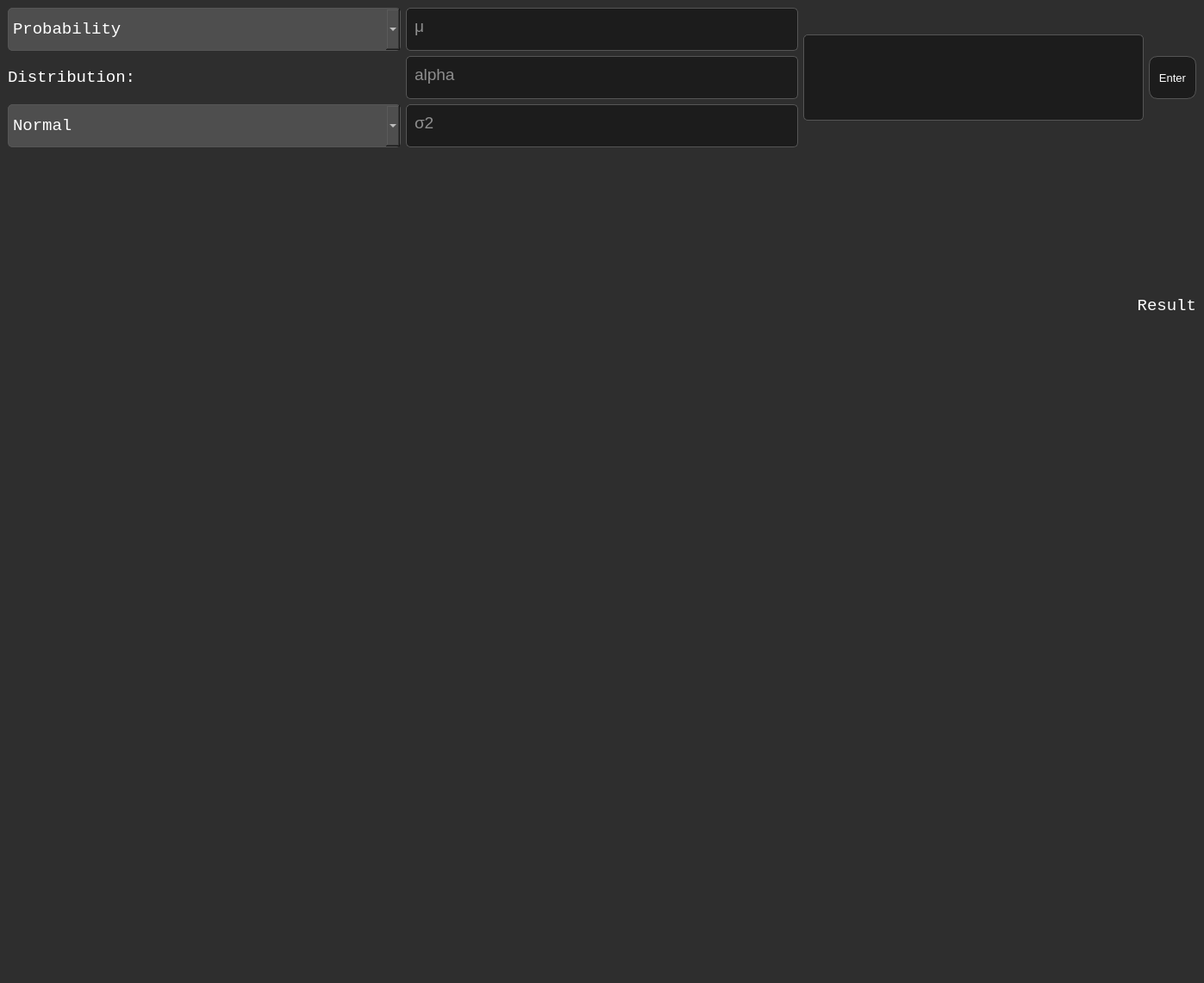
<?xml version="1.0" encoding="UTF-8"?>
<ui version="4.0">
 <class>Ui_Prob_and_Stat</class>
 <widget class="QMainWindow" name="Ui_Prob_and_Stat">
  <property name="geometry">
   <rect>
    <x>0</x>
    <y>0</y>
    <width>1397</width>
    <height>1141</height>
   </rect>
  </property>
  <property name="minimumSize">
   <size>
    <width>800</width>
    <height>600</height>
   </size>
  </property>
  <property name="windowTitle">
   <string>Ui_Prob_and_Stat</string>
  </property>
  <property name="windowOpacity">
   <double>1.000000000000000</double>
  </property>
  <property name="styleSheet">
   <string notr="true">background-color: #2E2E2E;</string>
  </property>
  <widget class="QWidget" name="centralwidget">
   <property name="styleSheet">
    <string notr="true">        QWidget#centralwidget {
            background-color: #2E2E2E;
        }</string>
   </property>
   <layout class="QVBoxLayout" name="verticalLayout_3">
    <item>
     <layout class="QVBoxLayout" name="verticalLayout" stretch="1,3,5">
      <item>
       <layout class="QHBoxLayout" name="horizontalLayout">
        <item>
         <layout class="QVBoxLayout" name="verticalLayout_2">
          <item>
           <widget class="QComboBox" name="comboBox">
            <property name="minimumSize">
             <size>
              <width>0</width>
              <height>50</height>
             </size>
            </property>
            <property name="font">
             <font>
              <family>Courier New</family>
              <pointsize>14</pointsize>
             </font>
            </property>
            <property name="styleSheet">
             <string notr="true">QComboBox {
            background-color: #4E4E4E;
            font-family: 'Courier New', Courier, monospace;
            color: #FFFFFF;
            border: 1px solid #555555;
            border-radius: 5px;
            padding: 5px;
        }
        QComboBox#comboBox {
        font-family: 'Courier New', Courier, monospace;
        width: 330px;
        }
QComboBox QAbstractItemView {
            font-family: 'Courier New', Courier, monospace;
            background-color: #4E4E4E;
            selection-background-color: #5E5E5E;
            color: #FFFFFF;
        }</string>
            </property>
            <item>
             <property name="text">
              <string>Probability</string>
             </property>
            </item>
            <item>
             <property name="text">
              <string>Expected value</string>
             </property>
            </item>
            <item>
             <property name="text">
              <string>Entropy</string>
             </property>
            </item>
            <item>
             <property name="text">
              <string>Variancia</string>
             </property>
            </item>
            <item>
             <property name="text">
              <string>Density function</string>
             </property>
            </item>
            <item>
             <property name="text">
              <string>T test</string>
             </property>
            </item>
            <item>
             <property name="text">
              <string>U test</string>
             </property>
            </item>
           </widget>
          </item>
          <item>
           <widget class="QLabel" name="label">
            <property name="sizePolicy">
             <sizepolicy hsizetype="Expanding" vsizetype="Fixed">
              <horstretch>0</horstretch>
              <verstretch>0</verstretch>
             </sizepolicy>
            </property>
            <property name="minimumSize">
             <size>
              <width>0</width>
              <height>50</height>
             </size>
            </property>
            <property name="font">
             <font>
              <family>Courier New</family>
              <pointsize>14</pointsize>
             </font>
            </property>
            <property name="styleSheet">
             <string notr="true">        QLabel {
            color: #FFFFFF;
            font-family: 'Courier New', Courier, monospace; /* Monospaced font */
        }</string>
            </property>
            <property name="text">
             <string>Distribution:</string>
            </property>
           </widget>
          </item>
          <item>
           <widget class="QComboBox" name="comboBox_2">
            <property name="minimumSize">
             <size>
              <width>0</width>
              <height>50</height>
             </size>
            </property>
            <property name="font">
             <font>
              <family>Courier New</family>
              <pointsize>14</pointsize>
             </font>
            </property>
            <property name="styleSheet">
             <string notr="true">QComboBox {
            background-color: #4E4E4E;
            font-family: 'Courier New', Courier, monospace;
            color: #FFFFFF;
            border: 1px solid #555555;
            border-radius: 5px;
            padding: 5px;
        }
        QComboBox#comboBox {
        font-family: 'Courier New', Courier, monospace;
        width: 330px;
        }
QComboBox QAbstractItemView {
            font-family: 'Courier New', Courier, monospace;
            background-color: #4E4E4E;
            selection-background-color: #5E5E5E;
            color: #FFFFFF;
        }</string>
            </property>
            <item>
             <property name="text">
              <string>Normal</string>
             </property>
            </item>
            <item>
             <property name="text">
              <string>Geometriai</string>
             </property>
            </item>
            <item>
             <property name="text">
              <string>Poisson</string>
             </property>
            </item>
            <item>
             <property name="text">
              <string>Logaritmikus</string>
             </property>
            </item>
            <item>
             <property name="text">
              <string>Erlang</string>
             </property>
            </item>
            <item>
             <property name="text">
              <string>Pareto</string>
             </property>
            </item>
           </widget>
          </item>
         </layout>
        </item>
        <item>
         <layout class="QVBoxLayout" name="verticalLayout_4">
          <item>
           <widget class="QTextEdit" name="mu">
            <property name="minimumSize">
             <size>
              <width>0</width>
              <height>50</height>
             </size>
            </property>
            <property name="styleSheet">
             <string notr="true">        QTextEdit{
            background-color: #1C1C1C;
            font-size: 14pt;
            font-family: 'Courier New', Courier, monospace; /* Monospaced font */
            color: #FFFFFF;
            border: 1px solid #555555;
            border-radius: 5px;
            padding: 5px;
        }</string>
            </property>
            <property name="placeholderText">
             <string>μ</string>
            </property>
           </widget>
          </item>
          <item>
           <widget class="QTextEdit" name="alpha">
            <property name="minimumSize">
             <size>
              <width>0</width>
              <height>50</height>
             </size>
            </property>
            <property name="styleSheet">
             <string notr="true">        QTextEdit{
            background-color: #1C1C1C;
            font-size: 14pt;
            font-family: 'Courier New', Courier, monospace; /* Monospaced font */
            color: #FFFFFF;
            border: 1px solid #555555;
            border-radius: 5px;
            padding: 5px;
        }</string>
            </property>
            <property name="placeholderText">
             <string>alpha</string>
            </property>
           </widget>
          </item>
          <item>
           <widget class="QTextEdit" name="sigma">
            <property name="minimumSize">
             <size>
              <width>0</width>
              <height>50</height>
             </size>
            </property>
            <property name="styleSheet">
             <string notr="true">        QTextEdit{
            background-color: #1C1C1C;
            font-size: 14pt;
            font-family: 'Courier New', Courier, monospace; /* Monospaced font */
            color: #FFFFFF;
            border: 1px solid #555555;
            border-radius: 5px;
            padding: 5px;
        }</string>
            </property>
            <property name="placeholderText">
             <string>σ2</string>
            </property>
           </widget>
          </item>
         </layout>
        </item>
        <item>
         <layout class="QHBoxLayout" name="horizontalLayout_2">
          <item>
           <widget class="QTextEdit" name="lineEdit_2">
            <property name="minimumSize">
             <size>
              <width>0</width>
              <height>50</height>
             </size>
            </property>
            <property name="maximumSize">
             <size>
              <width>16777215</width>
              <height>100</height>
             </size>
            </property>
            <property name="styleSheet">
             <string notr="true">        QTextEdit{
            background-color: #1C1C1C;
            font-size: 14pt;
            font-family: 'Courier New', Courier, monospace; /* Monospaced font */
            color: #FFFFFF;
            border: 1px solid #555555;
            border-radius: 5px;
            padding: 5px;
        }</string>
            </property>
           </widget>
          </item>
          <item>
           <widget class="QPushButton" name="pushButton">
            <property name="minimumSize">
             <size>
              <width>0</width>
              <height>50</height>
             </size>
            </property>
            <property name="styleSheet">
             <string notr="true">        QPushButton {
            background-color: #1C1C1C;
            font-size: 10pt;
            font-family: 'Courier New', Courier, monospace; /* Monospaced font */
            color: #FFFFFF;
            border: 1px solid #555555;
            border-radius: 10px;
            padding: 10px;
        }

        QPushButton:hover {
            background-color: #5E5E5E;
        }
        QComboBox QAbstractItemView {
            background-color: #4E4E4E;
            selection-background-color: #5E5E5E;
            color: #FFFFFF;
        }
        QPushButton:pressed {
            background-color: #6E6E6E;
        }</string>
            </property>
            <property name="text">
             <string>Enter</string>
            </property>
           </widget>
          </item>
         </layout>
        </item>
       </layout>
      </item>
      <item>
       <widget class="QLabel" name="label_2">
        <property name="sizePolicy">
         <sizepolicy hsizetype="MinimumExpanding" vsizetype="Expanding">
          <horstretch>0</horstretch>
          <verstretch>0</verstretch>
         </sizepolicy>
        </property>
        <property name="minimumSize">
         <size>
          <width>0</width>
          <height>0</height>
         </size>
        </property>
        <property name="font">
         <font>
          <family>Courier New</family>
          <pointsize>14</pointsize>
         </font>
        </property>
        <property name="styleSheet">
         <string notr="true">        QLabel {
            color: #FFFFFF;
            font-family: 'Courier New', Courier, monospace; /* Monospaced font */
        }</string>
        </property>
        <property name="text">
         <string>Result</string>
        </property>
        <property name="alignment">
         <set>Qt::AlignRight|Qt::AlignTrailing|Qt::AlignVCenter</set>
        </property>
       </widget>
      </item>
      <item>
       <widget class="QWidget" name="canvaswidget" native="true"/>
      </item>
     </layout>
    </item>
   </layout>
  </widget>
 </widget>
 <resources/>
 <connections/>
</ui>
